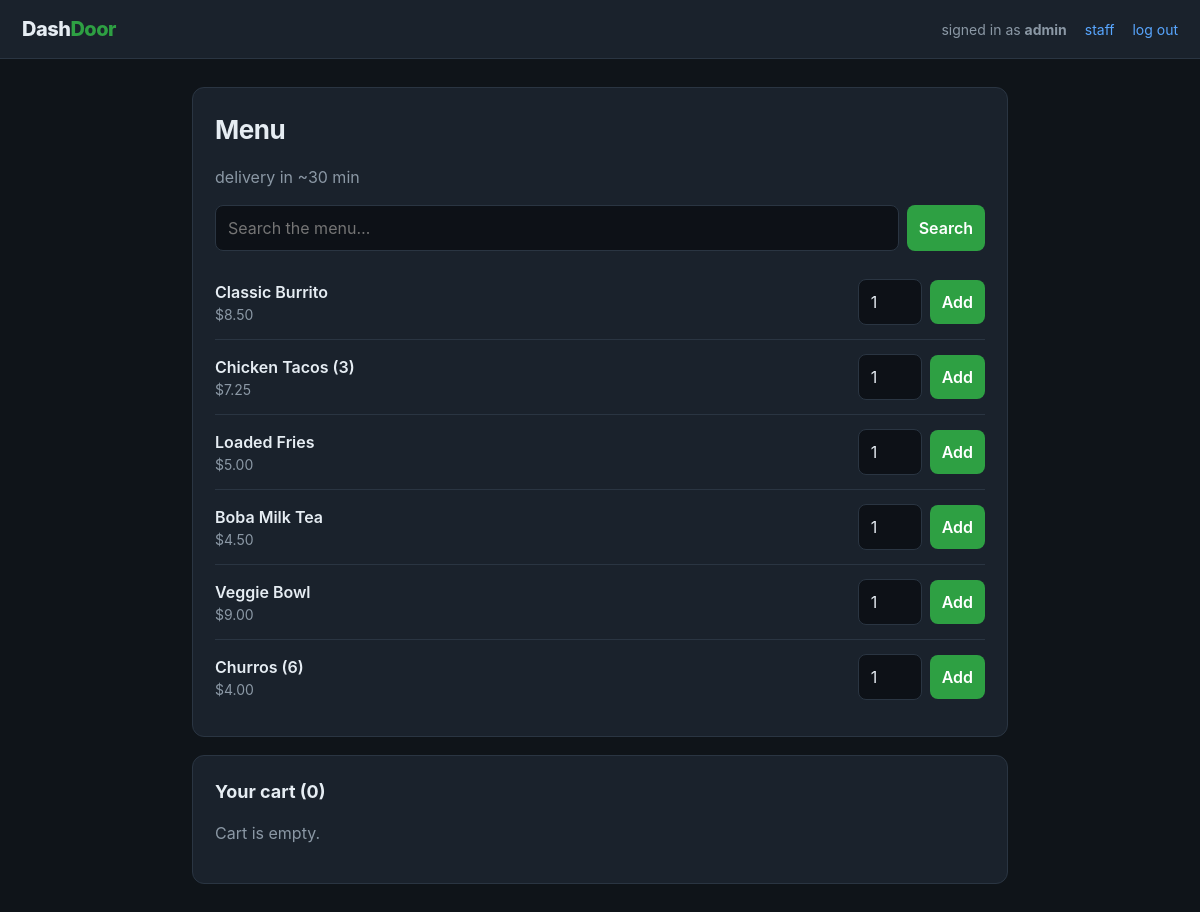
Screenshot of /home (signed in) with the database file from the repository.
### tables this page shows
CREATE TABLE menu (
            id      INTEGER PRIMARY KEY AUTOINCREMENT,
            name    TEXT NOT NULL,
            price   REAL NOT NULL,
            visible INTEGER NOT NULL DEFAULT 1
        );

### app.py (the view)
@app.route("/home")
def home():
    if "user" not in session:
        return redirect(url_for("login"))
    search = request.args.get("q", "").strip()
    conn = get_db()
    if search:
        query = (
            "SELECT * FROM menu WHERE name LIKE '%" + search +
            "%' AND visible = 1"
        )
        try:
            items = conn.execute(query).fetchall()
        except sqlite3.Error as e:
            flash(f"Database error: {e}")
            items = []
    else:
        items = conn.execute(
            "SELECT * FROM menu WHERE visible = 1 ORDER BY id"
        ).fetchall()
    conn.close()
    return render_template("home.html", items=items, cart=CART, search=search)

### app.py (called while the page is built)
def get_db():
    conn = sqlite3.connect(DB_PATH)
    conn.row_factory = sqlite3.Row
    return conn

### templates/home.html (shortened to what this page needs)
{% extends "base.html" %}
{% block body %}
<div class="card">
  <h1>Menu</h1>
  <p class="muted">delivery in ~30 min</p>
  <form class="searchbar" method="get" action="{{ url_for('home') }}">
    <input name="q" value="{{ search }}" placeholder="Search the menu…">
    <button type="submit">Search</button>
  </form>
  {% for item in items %}
  <div class="menu-item">
    <div class="meta">
      <div class="name">{{ item['name'] }}</div>
      <div class="price">${{ '%.2f'|format(item['price']) }}</div>
    </div>
    <form method="post" action="{{ url_for('add_to_cart') }}">
      <input type="number" name="quantity" value="1">
      <button type="submit">Add</button>
    </form>
  </div>
  {% else %}
    <p class="muted">No items found.</p>
  {% endfor %}
</div>
<div class="card">
  <h2>Your cart ({{ cart|length }})</h2>
  {% if cart %}
    <table>
      <tr><th>Item</th><th>Qty</th><th>Price</th></tr>
      {% for i in cart %}
        <tr><td>{{ i['name'] }}</td><td>{{ i['quantity'] }}</td><td>${{ '%.2f'|format(i['price']) }}</td></tr>
      {% endfor %}
    </table>
    <p style="margin-top:14px">
      <a href="{{ url_for('checkout') }}"><button>Go to checkout</button></a>
      <a href="{{ url_for('clear_cart') }}"><button class="ghost">Clear cart</button></a>
    </p>
  {% else %}
    <p class="muted">Cart is empty.</p>
  {% endif %}
</div>
{% endblock %}

### templates/base.html (shortened to what this page needs)
<!doctype html>
<html lang="en">
<head>
  <link rel="stylesheet" href="{{ url_for('static', filename='style.css') }}">
</head>
<body>
  <div class="topbar">
    <div class="brand">Dash<span>Door</span></div>
    <div class="right">
      {% if session.get('user') %}
        signed in as <strong>{{ session['user'] }}</strong>
        {% if session.get('is_admin') %}<a href="{{ url_for('admin') }}">staff</a>{% endif %}
        <a href="{{ url_for('logout') }}">log out</a>
      {% endif %}
    </div>
  </div>
  <div class="wrap">
    {% block body %}{% endblock %}
  </div>
</body>
</html>

### static/style.css (style rules this page uses)
:root { --bg: #0f1419; --card: #1a222c; --ink: #e6edf3; --muted: #8b98a5; --accent: #2ea043; --accent-ink: #fff; --line: #2a3542; --warn: #d29922; }
* { box-sizing: border-box; }
body { margin: 0; font-family: -apple-system, "Segoe UI", Roboto, Helvetica, Arial, sans-serif; background: var(--bg); color: var(--ink); line-height: 1.5; }
a { color: #58a6ff; text-decoration: none; }
.topbar { display: flex; align-items: center; justify-content: space-between; padding: 14px 22px; background: var(--card); border-bottom: 1px solid var(--line); }
.brand { font-weight: 800; font-size: 20px; letter-spacing: -0.5px; }
.brand span { color: var(--accent); }
.topbar .right { font-size: 14px; color: var(--muted); }
.topbar .right a { margin-left: 14px; }
.wrap { max-width: 860px; margin: 0 auto; padding: 28px 22px; }
.card { background: var(--card); border: 1px solid var(--line); border-radius: 12px; padding: 22px; margin-bottom: 18px; }
h1 { font-size: 26px; margin: 0 0 6px; letter-spacing: -0.5px; }
h2 { font-size: 18px; margin: 0 0 14px; }
.muted { color: var(--muted); }
input, button, select { font: inherit; border-radius: 8px; border: 1px solid var(--line); padding: 10px 12px; background: #0d1117; color: var(--ink); }
button { background: var(--accent); color: var(--accent-ink); border: none; cursor: pointer; font-weight: 600; }
.menu-item { display: flex; align-items: center; justify-content: space-between; padding: 14px 0; border-bottom: 1px solid var(--line); }
.menu-item:last-child { border-bottom: none; }
.menu-item .meta .name { font-weight: 600; }
.menu-item .meta .price { color: var(--muted); font-size: 14px; }
.menu-item form { display: flex; gap: 8px; align-items: center; }
.menu-item input[type=number] { width: 64px; }
.searchbar { display: flex; gap: 8px; margin-bottom: 14px; }
.searchbar input { flex: 1; }

### rows the page displays
menu: name "Classic Burrito", price "8.50"
menu: name "Chicken Tacos (3)", price "7.25"
menu: name "Loaded Fries", price "5.00"
menu: name "Boba Milk Tea", price "4.50"
menu: name "Veggie Bowl", price "9.00"
menu: name "Churros (6)", price "4.00"

### other values shown
{{ session['user'] }} "admin"
{{ cart|length }} "0"
